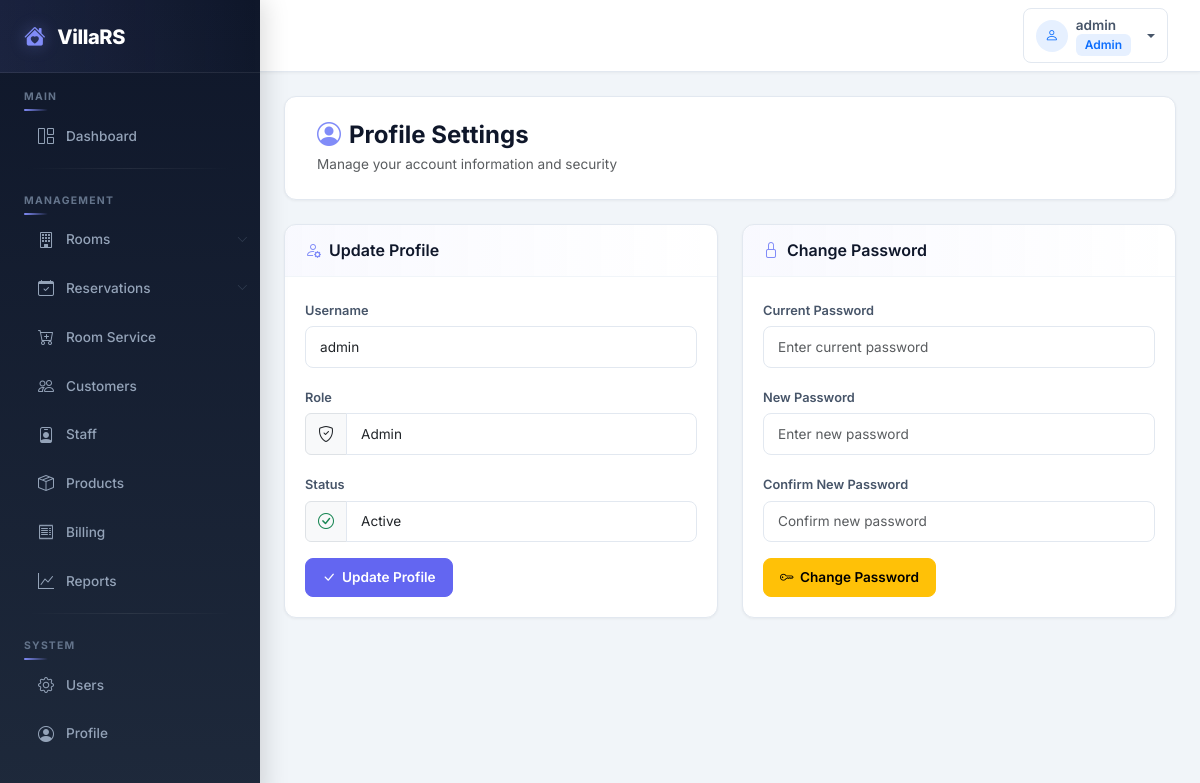
The app's page /modules/profile/index.php (signed in) with its own data.
### tables this page shows
CREATE TABLE IF NOT EXISTS users (
    id INT AUTO_INCREMENT PRIMARY KEY,
    username VARCHAR(100) NOT NULL UNIQUE,
    password VARCHAR(255) NOT NULL,
    role_id INT NOT NULL,
    status TINYINT(1) DEFAULT 1,
    created_at TIMESTAMP DEFAULT CURRENT_TIMESTAMP,
    FOREIGN KEY (role_id) REFERENCES user_roles(id)
);

CREATE TABLE IF NOT EXISTS user_roles (
    id INT AUTO_INCREMENT PRIMARY KEY,
    role_name VARCHAR(50) NOT NULL UNIQUE
);

### modules/profile/index.php (the view, shortened to what this page needs)
<?php
require_once "../../config/database.php";
$user = mysqli_fetch_assoc(mysqli_query($conn, "SELECT * FROM users WHERE id=" . $_SESSION["user_id"]));
$role = mysqli_fetch_assoc(mysqli_query($conn, "SELECT role_name FROM user_roles WHERE id=" . $user["role_id"]));
include "../../includes/header.php";
include "../../includes/sidebar.php";
?>
<div id="page-content-wrapper" class="container-fluid p-4">
    <div class="page-header">
        <h2><i class="bi bi-person-circle"></i> Profile Settings</h2>
        <p class="text-muted mb-0 mt-1" style="font-size: 0.85rem;">Manage your account information and security</p>
    </div>
    <div class="row">
        <div class="col-md-6">
            <div class="profile-card mb-3">
                <div class="card-header"><h5><i class="bi bi-person-gear"></i> Update Profile</h5></div>
                <div class="card-body">
                    <form method="POST">
                        <div class="mb-3">
                            <label class="form-label">Username</label>
                            <input type="text" name="username" class="form-control" value="<?= htmlspecialchars($user["username"]) ?>" required>
                        </div>
                        <div class="mb-3">
                            <label class="form-label">Role</label>
                            <div class="input-group">
                                <span class="input-group-text"><i class="bi bi-shield-check"></i></span>
                                <input type="text" class="form-control" value="<?= $role["role_name"] ?>" readonly>
                            </div>
                        </div>
                        <div class="mb-3">
                            <label class="form-label">Status</label>
                            <div class="input-group">
                                <span class="input-group-text"><i class="bi bi-<?= $user["status"] ? 'check-circle text-success' : 'x-circle text-danger' ?>"></i></span>
                                <input type="text" class="form-control" value="<?= $user["status"] ? "Active" : "Inactive" ?>" readonly>
                            </div>
                        </div>
                        <button type="submit" name="update_profile" class="btn btn-primary"><i class="bi bi-check-lg"></i> Update Profile</button>
                    </form>
                </div>
            </div>
        </div>
        <div class="col-md-6">
            <div class="profile-card">
                <div class="card-header"><h5><i class="bi bi-lock"></i> Change Password</h5></div>
                <div class="card-body">
                    <form method="POST">
                        <div class="mb-3">
                            <label class="form-label">Current Password</label>
                            <input type="password" name="current_password" class="form-control" placeholder="Enter current password" required>
                        </div>
                        <div class="mb-3">
                            <label class="form-label">New Password</label>
                            <input type="password" name="new_password" class="form-control" placeholder="Enter new password" required>
                        </div>
                        <div class="mb-3">
                            <label class="form-label">Confirm New Password</label>
                            <input type="password" name="confirm_password" class="form-control" placeholder="Confirm new password" required>
                        </div>
                        <button type="submit" name="change_password" class="btn btn-warning"><i class="bi bi-key"></i> Change Password</button>
                    </form>
                </div>
            </div>
        </div>
    </div>
</div>
<?php include "../../includes/footer.php"; ?>

### assets/css/style.css (style rules this page uses)
body { font-family: 'Inter', sans-serif; background-color: #f1f5f9; color: #1e293b; }
#page-content-wrapper { width: 100%; min-width: 0; margin-left: 260px; transition: margin-left 0.3s ease; }
.page-header { background: #fff; border-radius: 12px; padding: 1.5rem 2rem; margin-bottom: 1.5rem; box-shadow: 0 1px 3px rgba(0, 0, 0, 0.05); border: 1px solid #e2e8f0; }
.page-header h2 { font-size: 1.5rem; font-weight: 700; color: #0f172a; margin: 0; display: flex; align-items: center; gap: 0.5rem; }
.page-header h2 i { color: #818cf8; }
.card-header { background: #fff; border-bottom: 1px solid #f1f5f9; padding: 1rem 1.25rem; font-weight: 600; color: #0f172a; border-radius: 12px 12px 0 0 !important; }
.card-header h5 { font-size: 1rem; font-weight: 600; margin: 0; display: flex; align-items: center; gap: 0.5rem; }
.card-header h5 i { color: #818cf8; }
.card-body { padding: 1.25rem; }
.btn { border-radius: 8px; font-weight: 600; font-size: 0.85rem; padding: 0.5rem 1rem; transition: all 0.2s ease; display: inline-flex; align-items: center; gap: 0.4rem; }
.btn-primary { background: #6366f1; border-color: #6366f1; }
.form-control, .form-select { border-radius: 8px; border: 1px solid #e2e8f0; padding: 0.6rem 0.875rem; font-size: 0.85rem; transition: all 0.2s ease; }
.form-label { font-size: 0.8rem; font-weight: 600; color: #475569; margin-bottom: 0.4rem; }
.profile-card { background: #fff; border-radius: 12px; border: 1px solid #e2e8f0; box-shadow: 0 1px 3px rgba(0, 0, 0, 0.05); overflow: hidden; }
.profile-card .card-header { background: linear-gradient(90deg, rgba(129, 140, 248, 0.05), transparent); }

### records on screen
users: username "admin", status "Active"
user_roles: role_name "Admin"

### other values on screen
$_SESSION['username'] "admin"
$_SESSION['role'] "Admin"
